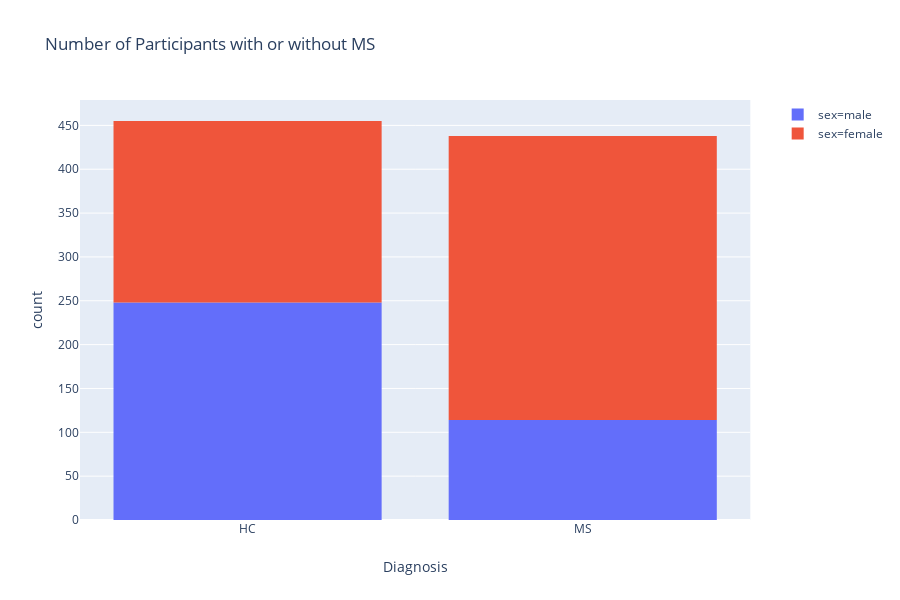

Notebook cell for this chart:
### Markdown cell above
### Our baseline model is very close to 50% accuracy

### Code cell
hist = px.histogram(maindf, x='diagnosis', title = 'Number of Participants with or without MS', 
                  labels = {'diagnosis': 'Diagnosis'}, color = 'sex')
hist.show()

### Figure 1 — Plotly figure (JSON) as saved in the notebook; plotly's stock layout.template omitted (floating-point values rounded to 4 significant figures; data arrays with more than 128 entries replaced by an {"elided": "..."} marker saying what was removed)
{"data": [{"alignmentgroup": "True", "bingroup": "x", "hoverlabel": {"namelength": 0}, "hovertemplate": "sex=male<br>Diagnosis=%{x}<br>count=%{y}", "legendgroup": "sex=male", "marker": {"color": "#636efa"}, "name": "sex=male", "offsetgroup": "sex=male", "orientation": "v", "showlegend": true, "type": "histogram", "x": {"elided": "362 str values"}, "xaxis": "x", "yaxis": "y"}, {"alignmentgroup": "True", "bingroup": "x", "hoverlabel": {"namelength": 0}, "hovertemplate": "sex=female<br>Diagnosis=%{x}<br>count=%{y}", "legendgroup": "sex=female", "marker": {"color": "#EF553B"}, "name": "sex=female", "offsetgroup": "sex=female", "orientation": "v", "showlegend": true, "type": "histogram", "x": {"elided": "531 str values"}, "xaxis": "x", "yaxis": "y"}], "layout": {"barmode": "relative", "height": 600, "legend": {"tracegroupgap": 0}, "title": {"text": "Number of Participants with or without MS"}, "xaxis": {"anchor": "y", "domain": [0, 0.98], "title": {"text": "Diagnosis"}}, "yaxis": {"anchor": "x", "domain": [0, 1], "title": {"text": "count"}}}}
